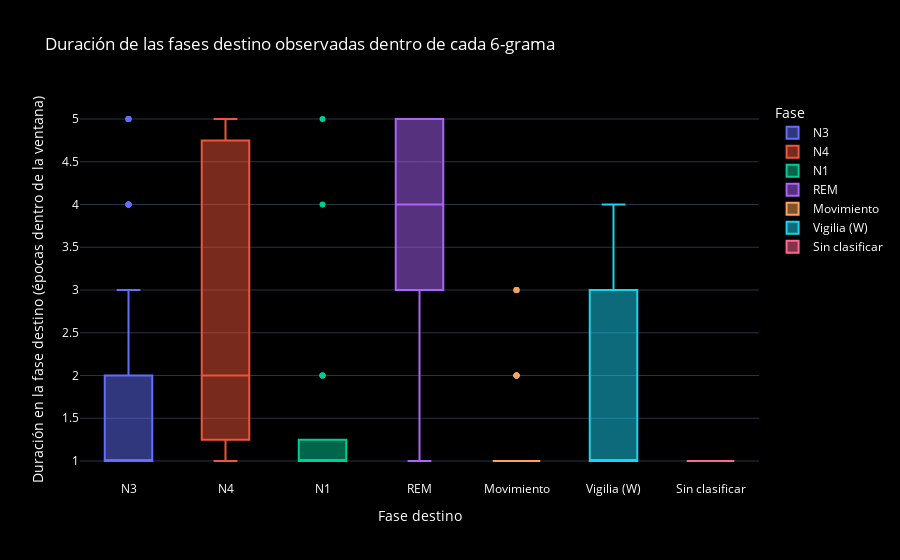
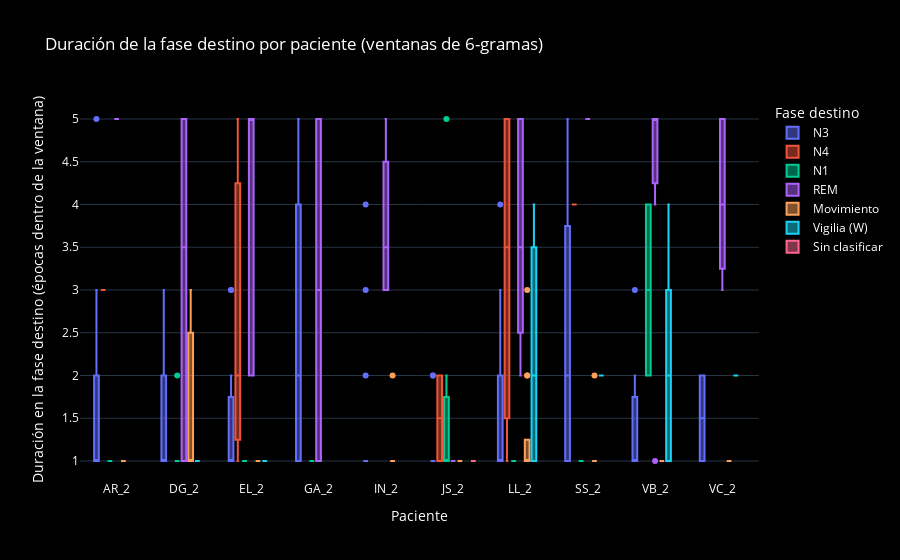

Notebook source saved alongside these figures, in order:
### Code cell
df_destinos_box = construir_dataframe_destinos(destinos_por_paciente)

if df_destinos_box.empty:
    print("No hay datos suficientes para graficar las fases destino en las ventanas de 6-gramas.")
else:
    fig_destinos = px.box(
        df_destinos_box,
        x="Etiqueta",
        y="Duración destino",
        color="Etiqueta",
        points="outliers",
        title="Duración de las fases destino observadas dentro de cada 6-grama",
        template="plotly_dark"
    )
    fig_destinos.update_layout(
        xaxis_title="Fase destino",
        yaxis_title="Duración en la fase destino (épocas dentro de la ventana)",
        paper_bgcolor="black",
        plot_bgcolor="black",
        legend_title_text="Fase",
        font=dict(color="white")
    )
    fig_destinos.show()

    fig_destinos_pacientes = px.box(
        df_destinos_box,
        x="Paciente",
        y="Duración destino",
        color="Etiqueta",
        points="outliers",
        title="Duración de la fase destino por paciente (ventanas de 6-gramas)",
        template="plotly_dark"
    )
    fig_destinos_pacientes.update_layout(
        xaxis_title="Paciente",
        yaxis_title="Duración en la fase destino (épocas dentro de la ventana)",
        paper_bgcolor="black",
        plot_bgcolor="black",
        legend_title_text="Fase destino",
        font=dict(color="white")
    )
    fig_destinos_pacientes.show()

### Figure 1 — Plotly figure (JSON) as saved in the notebook; plotly's stock layout.template omitted (floating-point values rounded to 4 significant figures; data arrays with more than 128 entries replaced by an {"elided": "..."} marker saying what was removed)
{"data": [{"alignmentgroup": "True", "boxpoints": "outliers", "hovertemplate": "Etiqueta=%{x}<br>Duración destino=%{y}<extra></extra>", "legendgroup": "N3", "marker": {"color": "#636efa"}, "name": "N3", "notched": false, "offsetgroup": "N3", "orientation": "v", "showlegend": true, "type": "box", "x": {"elided": "132 str values"}, "x0": " ", "xaxis": "x", "y": {"elided": "132 int values"}, "y0": " ", "yaxis": "y"}, {"alignmentgroup": "True", "boxpoints": "outliers", "hovertemplate": "Etiqueta=%{x}<br>Duración destino=%{y}<extra></extra>", "legendgroup": "N4", "marker": {"color": "#EF553B"}, "name": "N4", "notched": false, "offsetgroup": "N4", "orientation": "v", "showlegend": true, "type": "box", "x": ["N4", "N4", "N4", "N4", "N4", "N4", "N4", "N4", "N4", "N4", "N4"], "x0": " ", "xaxis": "x", "y": [3, 1, 5, 2, 2, 1, 5, 2, 5, 1, 4], "y0": " ", "yaxis": "y"}, {"alignmentgroup": "True", "boxpoints": "outliers", "hovertemplate": "Etiqueta=%{x}<br>Duración destino=%{y}<extra></extra>", "legendgroup": "N1", "marker": {"color": "#00cc96"}, "name": "N1", "notched": false, "offsetgroup": "N1", "orientation": "v", "showlegend": true, "type": "box", "x": ["N1", "N1", "N1", "N1", "N1", "N1", "N1", "N1", "N1", "N1", "N1", "N1", "N1", "N1", "N1", "N1", "N1", "N1", "N1", "N1", "N1"], "x0": " ", "xaxis": "x", "y": [1, 1, 1, 1, 1, 2, 1, 1, 1, 1, 1, 2, 1, 1, 5, 1, 1, 1, 1, 4, 2], "y0": " ", "yaxis": "y"}, {"alignmentgroup": "True", "boxpoints": "outliers", "hovertemplate": "Etiqueta=%{x}<br>Duración destino=%{y}<extra></extra>", "legendgroup": "REM", "marker": {"color": "#ab63fa"}, "name": "REM", "notched": false, "offsetgroup": "REM", "orientation": "v", "showlegend": true, "type": "box", "x": ["REM", "REM", "REM", "REM", "REM", "REM", "REM", "REM", "REM", "REM", "REM", "REM", "REM", "REM", "REM", "REM", "REM", "REM", "REM", "REM", "REM", "REM", "REM", "REM", "REM", "REM", "REM", "REM", "REM", "REM", "REM", "REM", "REM", "REM", "REM", "REM", "REM", "REM", "REM", "REM", "REM", "REM"], "x0": " ", "xaxis": "x", "y": [5, 1, 4, 5, 1, 3, 5, 2, 2, 5, 5, 5, 1, 5, 3, 4, 3, 5, 1, 5, 3, 4, 2, 3, 5, 5, 2, 5, 5, 4, 5, 5, 5, 5, 1, 3, 5, 5, 4, 5, 3, 4], "y0": " ", "yaxis": "y"}, {"alignmentgroup": "True", "boxpoints": "outliers", "hovertemplate": "Etiqueta=%{x}<br>Duración destino=%{y}<extra></extra>", "legendgroup": "Movimiento", "marker": {"color": "#FFA15A"}, "name": "Movimiento", "notched": false, "offsetgroup": "Movimiento", "orientation": "v", "showlegend": true, "type": "box", "x": ["Movimiento", "Movimiento", "Movimiento", "Movimiento", "Movimiento", "Movimiento", "Movimiento", "Movimiento", "Movimiento", "Movimiento", "Movimiento", "Movimiento", "Movimiento", "Movimiento", "Movimiento", "Movimiento", "Movimiento", "Movimiento", "Movimiento", "Movimiento", "Movimiento", "Movimiento", "Movimiento", "Movimiento", "Movimiento", "Movimiento", "Movimiento", "Movimiento", "Movimiento", "Movimiento", "Movimiento", "Movimiento", "Movimiento", "Movimiento", "Movimiento", "Movimiento", "Movimiento", "Movimiento", "Movimiento", "Movimiento", "Movimiento", "Movimiento", "Movimiento", "Movimiento", "Movimiento", "Movimiento", "Movimiento", "Movimiento", "Movimiento", "Movimiento", "Movimiento", "Movimiento", "Movimiento"], "x0": " ", "xaxis": "x", "y": [1, 3, 1, 2, 3, 1, 1, 1, 1, 1, 1, 1, 1, 1, 2, 1, 1, 1, 1, 1, 1, 1, 1, 1, 1, 1, 1, 1, 1, 1, 1, 3, 1, 1, 1, 1, 1, 1, 1, 2, 1, 2, 1, 1, 1, 1, 1, 2, 1, 1, 1, 1, 1], "y0": " ", "yaxis": "y"}, {"alignmentgroup": "True", "boxpoints": "outliers", "hovertemplate": "Etiqueta=%{x}<br>Duración destino=%{y}<extra></extra>", "legendgroup": "Vigilia (W)", "marker": {"color": "#19d3f3"}, "name": "Vigilia (W)", "notched": false, "offsetgroup": "Vigilia (W)", "orientation": "v", "showlegend": true, "type": "box", "x": ["Vigilia (W)", "Vigilia (W)", "Vigilia (W)", "Vigilia (W)", "Vigilia (W)", "Vigilia (W)", "Vigilia (W)", "Vigilia (W)", "Vigilia (W)", "Vigilia (W)", "Vigilia (W)", "Vigilia (W)", "Vigilia (W)", "Vigilia (W)", "Vigilia (W)", "Vigilia (W)"], "x0": " ", "xaxis": "x", "y": [1, 1, 1, 1, 1, 3, 1, 4, 2, 1, 3, 1, 3, 1, 4, 2], "y0": " ", "yaxis": "y"}, {"alignmentgroup": "True", "boxpoints": "outliers", "hovertemplate": "Etiqueta=%{x}<br>Duración destino=%{y}<extra></extra>", "legendgroup": "Sin clasificar", "marker": {"color": "#FF6692"}, "name": "Sin clasificar", "notched": false, "offsetgroup": "Sin clasificar", "orientation": "v", "showlegend": true, "type": "box", "x": ["Sin clasificar"], "x0": " ", "xaxis": "x", "y": [1], "y0": " ", "yaxis": "y"}], "layout": {"boxmode": "overlay", "font": {"color": "white"}, "legend": {"title": {"text": "Fase"}, "tracegroupgap": 0}, "paper_bgcolor": "black", "plot_bgcolor": "black", "title": {"text": "Duración de las fases destino observadas dentro de cada 6-grama"}, "xaxis": {"anchor": "y", "categoryarray": ["N3", "N4", "N1", "REM", "Movimiento", "Vigilia (W)", "Sin clasificar"], "categoryorder": "array", "domain": [0, 1], "title": {"text": "Fase destino"}}, "yaxis": {"anchor": "x", "domain": [0, 1], "title": {"text": "Duración en la fase destino (épocas dentro de la ventana)"}}}}

### Figure 2 — Plotly figure (JSON) as saved in the notebook; plotly's stock layout.template omitted (floating-point values rounded to 4 significant figures; data arrays with more than 128 entries replaced by an {"elided": "..."} marker saying what was removed)
{"data": [{"alignmentgroup": "True", "boxpoints": "outliers", "hovertemplate": "Etiqueta=N3<br>Paciente=%{x}<br>Duración destino=%{y}<extra></extra>", "legendgroup": "N3", "marker": {"color": "#636efa"}, "name": "N3", "notched": false, "offsetgroup": "N3", "orientation": "v", "showlegend": true, "type": "box", "x": {"elided": "132 str values"}, "x0": " ", "xaxis": "x", "y": {"elided": "132 int values"}, "y0": " ", "yaxis": "y"}, {"alignmentgroup": "True", "boxpoints": "outliers", "hovertemplate": "Etiqueta=N4<br>Paciente=%{x}<br>Duración destino=%{y}<extra></extra>", "legendgroup": "N4", "marker": {"color": "#EF553B"}, "name": "N4", "notched": false, "offsetgroup": "N4", "orientation": "v", "showlegend": true, "type": "box", "x": ["AR_2", "EL_2", "EL_2", "EL_2", "JS_2", "JS_2", "LL_2", "LL_2", "LL_2", "LL_2", "SS_2"], "x0": " ", "xaxis": "x", "y": [3, 1, 5, 2, 2, 1, 5, 2, 5, 1, 4], "y0": " ", "yaxis": "y"}, {"alignmentgroup": "True", "boxpoints": "outliers", "hovertemplate": "Etiqueta=N1<br>Paciente=%{x}<br>Duración destino=%{y}<extra></extra>", "legendgroup": "N1", "marker": {"color": "#00cc96"}, "name": "N1", "notched": false, "offsetgroup": "N1", "orientation": "v", "showlegend": true, "type": "box", "x": ["AR_2", "DG_2", "DG_2", "DG_2", "DG_2", "DG_2", "DG_2", "EL_2", "GA_2", "JS_2", "JS_2", "JS_2", "JS_2", "JS_2", "JS_2", "JS_2", "LL_2", "LL_2", "SS_2", "VB_2", "VB_2"], "x0": " ", "xaxis": "x", "y": [1, 1, 1, 1, 1, 2, 1, 1, 1, 1, 1, 2, 1, 1, 5, 1, 1, 1, 1, 4, 2], "y0": " ", "yaxis": "y"}, {"alignmentgroup": "True", "boxpoints": "outliers", "hovertemplate": "Etiqueta=REM<br>Paciente=%{x}<br>Duración destino=%{y}<extra></extra>", "legendgroup": "REM", "marker": {"color": "#ab63fa"}, "name": "REM", "notched": false, "offsetgroup": "REM", "orientation": "v", "showlegend": true, "type": "box", "x": ["AR_2", "DG_2", "DG_2", "DG_2", "DG_2", "DG_2", "DG_2", "EL_2", "EL_2", "EL_2", "EL_2", "EL_2", "GA_2", "GA_2", "IN_2", "IN_2", "IN_2", "IN_2", "JS_2", "LL_2", "LL_2", "LL_2", "LL_2", "LL_2", "LL_2", "LL_2", "LL_2", "SS_2", "VB_2", "VB_2", "VB_2", "VB_2", "VB_2", "VB_2", "VB_2", "VC_2", "VC_2", "VC_2", "VC_2", "VC_2", "VC_2", "VC_2"], "x0": " ", "xaxis": "x", "y": [5, 1, 4, 5, 1, 3, 5, 2, 2, 5, 5, 5, 1, 5, 3, 4, 3, 5, 1, 5, 3, 4, 2, 3, 5, 5, 2, 5, 5, 4, 5, 5, 5, 5, 1, 3, 5, 5, 4, 5, 3, 4], "y0": " ", "yaxis": "y"}, {"alignmentgroup": "True", "boxpoints": "outliers", "hovertemplate": "Etiqueta=Movimiento<br>Paciente=%{x}<br>Duración destino=%{y}<extra></extra>", "legendgroup": "Movimiento", "marker": {"color": "#FFA15A"}, "name": "Movimiento", "notched": false, "offsetgroup": "Movimiento", "orientation": "v", "showlegend": true, "type": "box", "x": ["AR_2", "DG_2", "DG_2", "DG_2", "DG_2", "DG_2", "DG_2", "DG_2", "DG_2", "EL_2", "EL_2", "IN_2", "IN_2", "IN_2", "IN_2", "IN_2", "IN_2", "JS_2", "JS_2", "JS_2", "JS_2", "JS_2", "JS_2", "JS_2", "JS_2", "JS_2", "JS_2", "JS_2", "JS_2", "LL_2", "LL_2", "LL_2", "LL_2", "LL_2", "LL_2", "LL_2", "LL_2", "LL_2", "LL_2", "LL_2", "LL_2", "LL_2", "SS_2", "SS_2", "SS_2", "SS_2", "SS_2", "SS_2", "SS_2", "VB_2", "VB_2", "VC_2", "VC_2"], "x0": " ", "xaxis": "x", "y": [1, 3, 1, 2, 3, 1, 1, 1, 1, 1, 1, 1, 1, 1, 2, 1, 1, 1, 1, 1, 1, 1, 1, 1, 1, 1, 1, 1, 1, 1, 1, 3, 1, 1, 1, 1, 1, 1, 1, 2, 1, 2, 1, 1, 1, 1, 1, 2, 1, 1, 1, 1, 1], "y0": " ", "yaxis": "y"}, {"alignmentgroup": "True", "boxpoints": "outliers", "hovertemplate": "Etiqueta=Vigilia (W)<br>Paciente=%{x}<br>Duración destino=%{y}<extra></extra>", "legendgroup": "Vigilia (W)", "marker": {"color": "#19d3f3"}, "name": "Vigilia (W)", "notched": false, "offsetgroup": "Vigilia (W)", "orientation": "v", "showlegend": true, "type": "box", "x": ["DG_2", "DG_2", "EL_2", "EL_2", "LL_2", "LL_2", "LL_2", "LL_2", "SS_2", "VB_2", "VB_2", "VB_2", "VB_2", "VB_2", "VB_2", "VC_2"], "x0": " ", "xaxis": "x", "y": [1, 1, 1, 1, 1, 3, 1, 4, 2, 1, 3, 1, 3, 1, 4, 2], "y0": " ", "yaxis": "y"}, {"alignmentgroup": "True", "boxpoints": "outliers", "hovertemplate": "Etiqueta=Sin clasificar<br>Paciente=%{x}<br>Duración destino=%{y}<extra></extra>", "legendgroup": "Sin clasificar", "marker": {"color": "#FF6692"}, "name": "Sin clasificar", "notched": false, "offsetgroup": "Sin clasificar", "orientation": "v", "showlegend": true, "type": "box", "x": ["JS_2"], "x0": " ", "xaxis": "x", "y": [1], "y0": " ", "yaxis": "y"}], "layout": {"boxmode": "group", "font": {"color": "white"}, "legend": {"title": {"text": "Fase destino"}, "tracegroupgap": 0}, "paper_bgcolor": "black", "plot_bgcolor": "black", "title": {"text": "Duración de la fase destino por paciente (ventanas de 6-gramas)"}, "xaxis": {"anchor": "y", "domain": [0, 1], "title": {"text": "Paciente"}}, "yaxis": {"anchor": "x", "domain": [0, 1], "title": {"text": "Duración en la fase destino (épocas dentro de la ventana)"}}}}
